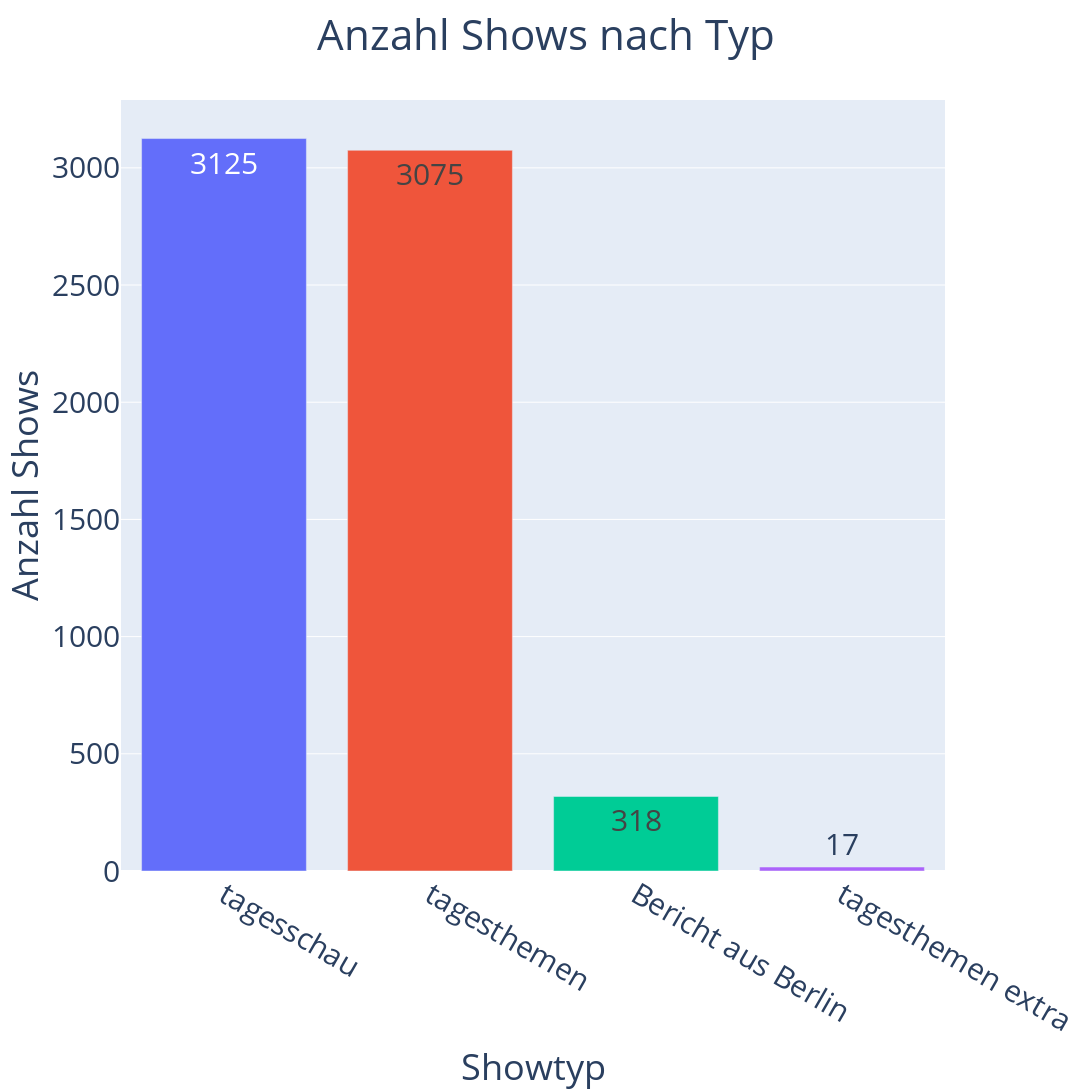

Notebook code cell kept with this figure:
### Code cell
show_counts = shows["title"].value_counts()[["tagesschau", "tagesthemen", "tagesthemen extra", "bericht aus berlin"]].to_frame().reindex(["tagesschau", "tagesthemen", "bericht aus berlin", "tagesthemen extra"])
show_counts.rename(index={"bericht aus berlin": "Bericht aus Berlin"}, inplace=True)
fig = px.bar(
    show_counts, 
    y="title", 
    title="Anzahl Shows nach Typ",
    color=["blue", "green", "red", "magenta"],
    text="title",
    height=1500,
    width= 2400,
    labels={"title": "Anzahl Shows", "index": "Showtyp"},
    # template = "plotly_dark"
    )
fig.update_layout(
    showlegend=False,
    font = {"size": 30},
    title_x=0.5)

fig.write_html("plots/as_html/anzahl_shows_nach_typ.html") # save as html
fig.write_image("plots/as_png/anzahl_shows_nach_typ.png") # save as png

### Figure 1 — Plotly figure (JSON) as saved in the notebook; plotly's stock layout.template omitted (floating-point values rounded to 4 significant figures)
{"data": [{"alignmentgroup": "True", "hovertemplate": "color=blue<br>Showtyp=%{x}<br>Anzahl Shows=%{text}<extra></extra>", "legendgroup": "blue", "marker": {"color": "#636efa", "pattern": {"shape": ""}}, "name": "blue", "offsetgroup": "blue", "orientation": "v", "showlegend": true, "text": [3125], "textposition": "auto", "type": "bar", "x": ["tagesschau"], "xaxis": "x", "y": [3125], "yaxis": "y"}, {"alignmentgroup": "True", "hovertemplate": "color=green<br>Showtyp=%{x}<br>Anzahl Shows=%{text}<extra></extra>", "legendgroup": "green", "marker": {"color": "#EF553B", "pattern": {"shape": ""}}, "name": "green", "offsetgroup": "green", "orientation": "v", "showlegend": true, "text": [3075], "textposition": "auto", "type": "bar", "x": ["tagesthemen"], "xaxis": "x", "y": [3075], "yaxis": "y"}, {"alignmentgroup": "True", "hovertemplate": "color=red<br>Showtyp=%{x}<br>Anzahl Shows=%{text}<extra></extra>", "legendgroup": "red", "marker": {"color": "#00cc96", "pattern": {"shape": ""}}, "name": "red", "offsetgroup": "red", "orientation": "v", "showlegend": true, "text": [318], "textposition": "auto", "type": "bar", "x": ["Bericht aus Berlin"], "xaxis": "x", "y": [318], "yaxis": "y"}, {"alignmentgroup": "True", "hovertemplate": "color=magenta<br>Showtyp=%{x}<br>Anzahl Shows=%{text}<extra></extra>", "legendgroup": "magenta", "marker": {"color": "#ab63fa", "pattern": {"shape": ""}}, "name": "magenta", "offsetgroup": "magenta", "orientation": "v", "showlegend": true, "text": [17], "textposition": "auto", "type": "bar", "x": ["tagesthemen extra"], "xaxis": "x", "y": [17], "yaxis": "y"}], "layout": {"barmode": "relative", "font": {"size": 30}, "height": 1500, "legend": {"title": {"text": "color"}, "tracegroupgap": 0}, "showlegend": false, "title": {"text": "Anzahl Shows nach Typ", "x": 0.5}, "width": 2400, "xaxis": {"anchor": "y", "domain": [0, 1], "title": {"text": "Showtyp"}}, "yaxis": {"anchor": "x", "domain": [0, 1], "title": {"text": "Anzahl Shows"}}}}
